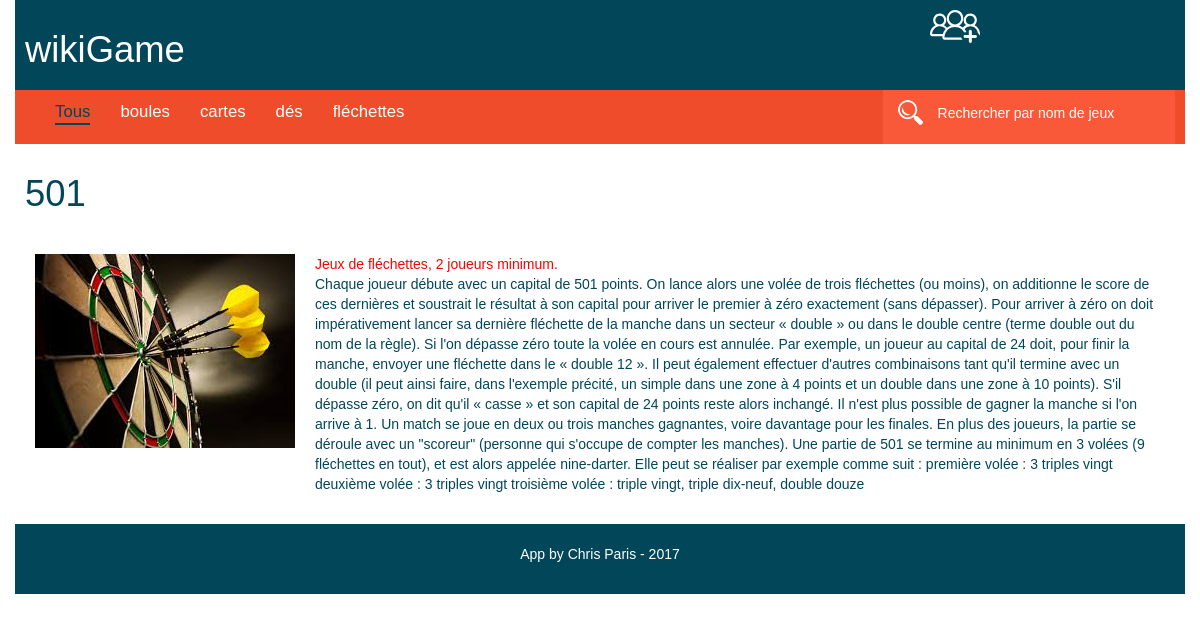
/templates/fiche.php?id=4, run on the app's committed database.
### tables this page shows
CREATE TABLE IF NOT EXISTS jeux (
  id int(11) NOT NULL AUTO_INCREMENT,
  nom varchar(255) NOT NULL,
  regle text NOT NULL,
  nbr_joueur int(2) DEFAULT NULL,
  image varchar(50) NOT NULL,
  id_type int(2) NOT NULL,
  date_creation datetime NOT NULL DEFAULT CURRENT_TIMESTAMP,
  id_uploader int(11) NOT NULL,
  PRIMARY KEY (id),
  UNIQUE KEY nom (nom)
);

CREATE TABLE IF NOT EXISTS genre (
  id int(10) UNSIGNED NOT NULL AUTO_INCREMENT,
  type varchar(25) NOT NULL,
  PRIMARY KEY (id),
  UNIQUE KEY type (type)
);

### libs/functions.php (called while the page is built, shortened)
<?php
function listGame() {
		global $db;
		$sql = 'SELECT * FROM jeux INNER JOIN genre ON genre.id = jeux.id_type';
		$request = $db->query($sql);
		return $request->fetchall();
	}
?>

### templates/fiche.php (the view)
<?php
$url = $_SERVER['DOCUMENT_ROOT'] . '/WikiGame/';
include($url . 'templates/header.php'); ?>
<section id="fiche">
<?php
	foreach (listGame() as $key => $value) {
		if ($_GET['id'] == $key) { ?>
			<h1><?= $value['nom']; ?></h1>
			<div id="content-fiche">
				<div id="image-fiche">
					<img src="/WikiGame/images/<?= $value['image']; ?>" alt="<?= $value['nom']; ?>" />
				</div>
				<div id="text-fiche">
					<span><?= "Jeux de " . $value['type'] . ", " . $value['nbr_joueur'] . " joueurs minimum."; ?></span><br />
					<p><?= $value['regle']; ?></p>
				</div>
			</div>
		<?php }
	}
?>
</section>
<?php include ($url . 'templates/footer.php'); ?>

### css/style.css (style rules this page uses)
* { margin: 0; padding: 0; font-family: sans-serif; font-size: 1em; list-style-type: none; text-decoration: none; outline: none; }
h1 { font-size: 2.6em; color: #FFFFFF; padding: 10px; }
span { color: red; }
#fiche { width: 100%; color: #024659; display: }
#fiche h1 { color: #024659 }
#fiche div { padding: 10px; }
#content-fiche { display: flex; }
#image-fiche { max-width: 500px; }

### data on the page
jeux: nom "501", image (picture), genre.type "fléchettes", nbr_joueur "2", regle "Chaque joueur débute avec un capital de 501 points. On lance alors une volée de trois fléchettes (ou moins), on additionne le score de ces dernières et soustrait le résultat à son capital pour arriver le premier à zéro exactement (sans dépasser). Pour arriver à zéro on doit impérativement lancer sa dernière fléchette de la manche dans un secteur « double » ou dans le double centre (terme double out du nom de la règle). Si l'on dépasse zéro toute la volée en cours est annulée. Par exemple, un joueur au capital de 24 doit, pour finir la manche, envoyer une fléchette dans le « double 12 ». Il peut également effectuer d'autres combinaisons tant qu'il termine avec un double (il peut ainsi faire,…"

### other printed values
$value "boules"
$value "cartes"
$value "dés"
$value "fléchettes"
